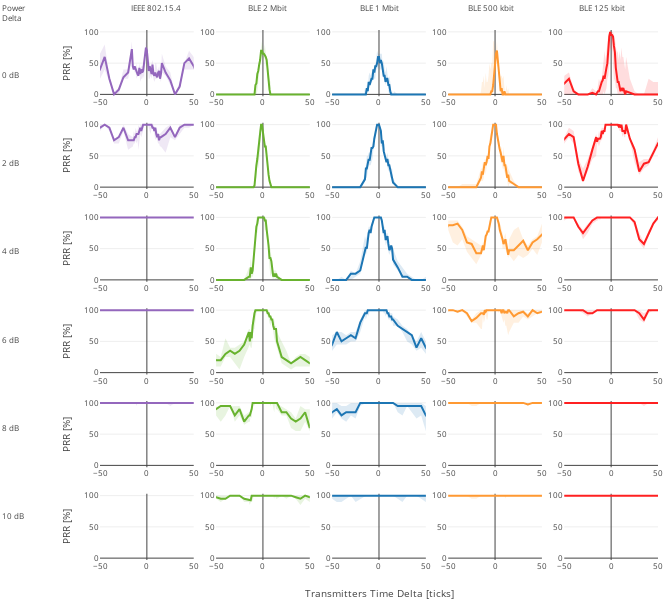

This figure's notebook cell:
### Code cell
plot_name = 'prr_matrix.pdf'

# Adjust the plot size    
if output_format == 'paper':
    custom_layout = dict(
        font = {"size":font_size_px},
        margin = dict(l=100, r=10, t=30, b=40),
        width = landscapewidth_px
    )
else: 
    custom_layout = None
    
figure = prr_matrix_plot(
    df,
    DataPath,
    PowerDeltaList = [0,2,4,6,8,10],
    layout = custom_layout,
    SamePayload=1,
    showMarkers=False,
    )
figure.update_layout(custom_layout)
figure.show()
figure.write_image(str(plot_path / plot_name))
